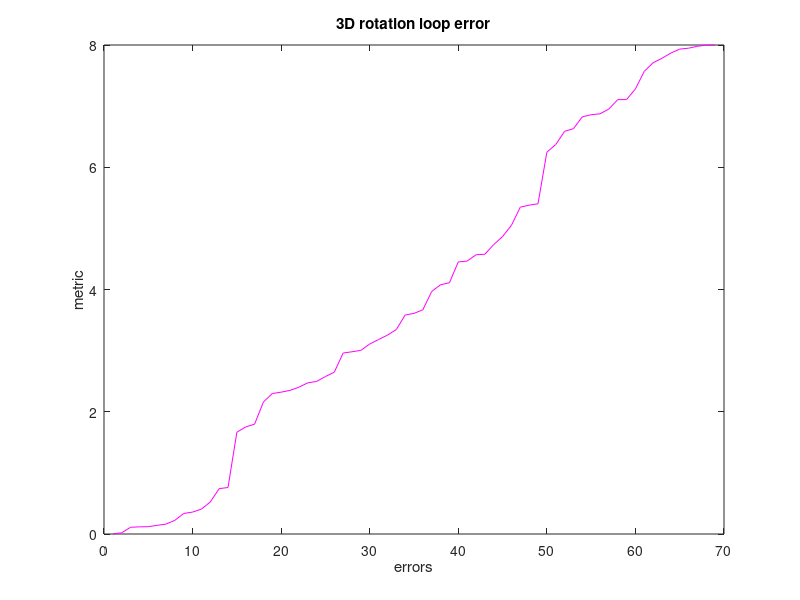

This figure's MATLAB source:
% roundTrip.m


errors = [0.018308894660774063,0.07716135046832887,0.18768170970646506,0.3249682902754164,0.14471147640749993,0.11316657982883835,0.4957288200380222,0.1083009624585074,0.3834235669196455,0.08045999853894874,0.030138534938560183,0.335521390087166,0.9167456211160395,1.1569911860440503,1.0874575420156476,1.162215524625937,1.3186063007105329,1.2875289897169273,0.8374702915317697,0.9352895571557112,0.89598256937358,1.2856048536352291,0.9516751535350614,0.9081540798263721,0.6602314740362641,0.7635845459501281,0.8993480230906293,1.2457965771213158,1.4506705596128728,1.5263252121766313,1.9940173089971136,2.3243894909463196,2.588705344452658,2.738110624041557,2.9137077772221787,2.6604745972367114,2.685115241923061,2.092155614382309,1.8720470020619553,1.9322492590547364,2.21887648702888,2.6960030985505825,2.7110781848855647,2.378271841702505,1.8965169294276616,1.358281177312461,0.8241139558403184,1.0657971560746353,1.31828900205609,1.7698727872840012,2.048921987521078,1.921430574032932,1.822731435790556,1.2316566477723874,0.8897108307566434,1.1805118190782302,0.48817672631749703,0.41724300753575144,0.547372885425265,0.28177096887715775,0.9205806722533174,1.8442382712404963,2.1777942202923626,1.837374240513437,1.8408221552597404,1.8679681209383547,2.359198883112602,2.5071165727614217,2.210188638684719];


errors = [0.0006726527624196421,0.012700475834831443,0.11056669660882268,0.24456816725800762,0.18524697097627127,0.37573014041415825,0.7048010775695852,0.24153621724591393,0.5278560968776478,0.39945419421449274,0.654848136788728,0.7236684432205784,2.0562386023885306,3.0031423412168956,2.873929608544859,3.168953512187407,3.981294636266497,3.902311078567626,3.049546448326087,3.7362585119883587,3.83669540059841,5.070391216497752,4.207480567058774,4.06796230919227,3.4523126632130805,4.00067164807986,4.975996613960156,6.091344113934893,6.62925190546372,7.257593736517195,7.923446793249633,7.9019657367887906,7.818095102409389,7.733225943694743,7.9199734342305925,7.66173786042787,7.796715881907522,6.781284813973986,5.877878032549344,6.01615238047313,6.751611704054808,7.740203109399993,7.738055633944281,6.924584431298431,5.363938669002438,3.472911841010175,2.2560181672805437,2.715242309941636,3.6927364900445117,5.2247477901042085,6.399009267453618,5.822500113516882,5.34041616848886,3.140509895706674,2.0957504353140504,3.2727711850335504,0.946617272907966,0.8021750116857459,1.3347704647273517,0.9059330906037086,1.7896154461550404,5.115935562487213,6.579737415029321,5.295478993409252,5.322066588113503,5.429579380750241,7.188857353570325,7.629389736928047,6.85959840105062];

errors = [0.0005508050526809212,0.019849316686464263,0.11683005771932167,0.33606877210832703,0.11031595289869206,0.16176362966103958,0.5240022509793825,0.12014635817445797,0.40714631293736253,0.14178662247898866,0.22375925358858798,0.3585794733099089,1.75140898549938,2.4959608046660966,2.1598212559698045,2.40122182252322,3.1079788008715603,2.960546251984626,1.7968607909136471,2.3494797467093838,2.32050610498595,2.981318489889552,2.4726736350564806,2.6471322727435047,3.1814472647091736,3.609216291606446,3.3439342721681817,3.9679988705394535,4.110118651146741,4.077949887823959,5.4023383803098,6.825111180510451,7.569523192441444,7.93295570967404,7.868330422922088,7.979682376531644,7.947899969667279,7.1064141018375455,6.873793732217157,7.107325692482531,7.709901952478752,7.99675054884076,7.997997761030275,7.782742295961977,6.8596887644703335,5.049801834124267,3.0045669200578438,3.668385744732062,4.735108578553394,6.371444097083898,7.281639115321299,6.95323902137422,6.587797116286334,4.576681924770826,3.5823335540623926,4.866320990611707,2.297478595159432,1.6646755953496957,2.57563101250873,0.7607845448337455,0.7419299186334825,3.2534951125475353,5.347484383531629,4.464952745922568,4.4511919753233276,4.568317274097987,6.246565795145779,6.631292312990431,5.379742071269267];











errors = sort(errors);


hold off;
plot(errors,'m-');
xlabel('errors');
ylabel('metric');
title('3D rotation loop error');

